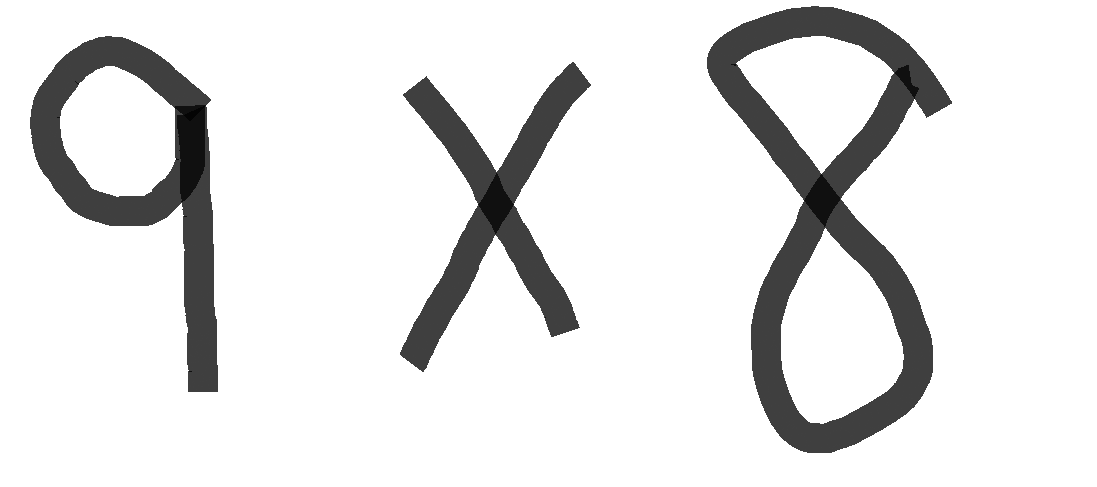
#> input picture Images/input_sample.png, 1097 x 487 px, found by its file name
$ jupyter execute --allow-errors main.ipynb
#> lines starting #> are read from the running program, lines starting #| are printed output that depends on the picture; after the words box and inside, x2 and y2 are one past the last pixel; in counts of white or black regions, pixels touching at a corner belong together
[cell 1]
import tensorflow as tf
import cv2
import numpy as np
import pytesseract
import os
import pickle
from PIL import Image

[cell 2]
img_height = 135
img_width = 155
batch_size = 32

#> (a cell that did not finish here is left out)

#> (a cell that did not finish here is left out)

[cell 5]
from tensorflow import keras
from tensorflow.keras import layers

[cell 6]
num_classes = 16

#> (a cell that did not finish here is left out)

#> (a cell that did not finish here is left out)

[cell 9]
epochs = 10

#> (the rest of this cell did not finish here and is left out)

#> (a cell that did not finish here is left out)

[cell 11]
# -----------------------------
image_path = "input_sample.png"
output_folder = "characters"
os.makedirs(output_folder, exist_ok=True)
resize_dim = (img_width, img_height)

# -----------------------------
# Step 1: Load & preprocess
# -----------------------------
img = cv2.imread(image_path, cv2.IMREAD_GRAYSCALE)
#> img is the input picture: shape (487, 1097); min 4, max 255, mean 228.3
if img is None:
    raise ValueError("Image not found. Check path.")

_, thresh = cv2.threshold(img, 0, 255, cv2.THRESH_BINARY_INV + cv2.THRESH_OTSU)
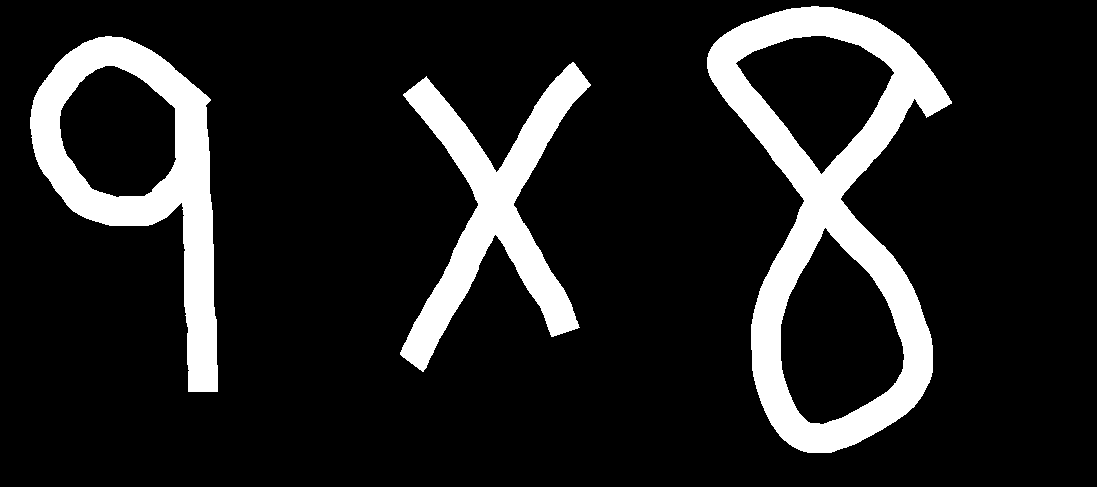
#> thresh: shape (487, 1097); 13.7% white; 3 white regions, box (x1, y1, x2, y2) and area: (707, 6, 952, 453) 34527, (30, 36, 218, 392) 20905, (400, 62, 591, 372) 17837

# Remove small noise
kernel = np.ones((2,2), np.uint8)
thresh = cv2.morphologyEx(thresh, cv2.MORPH_OPEN, kernel)
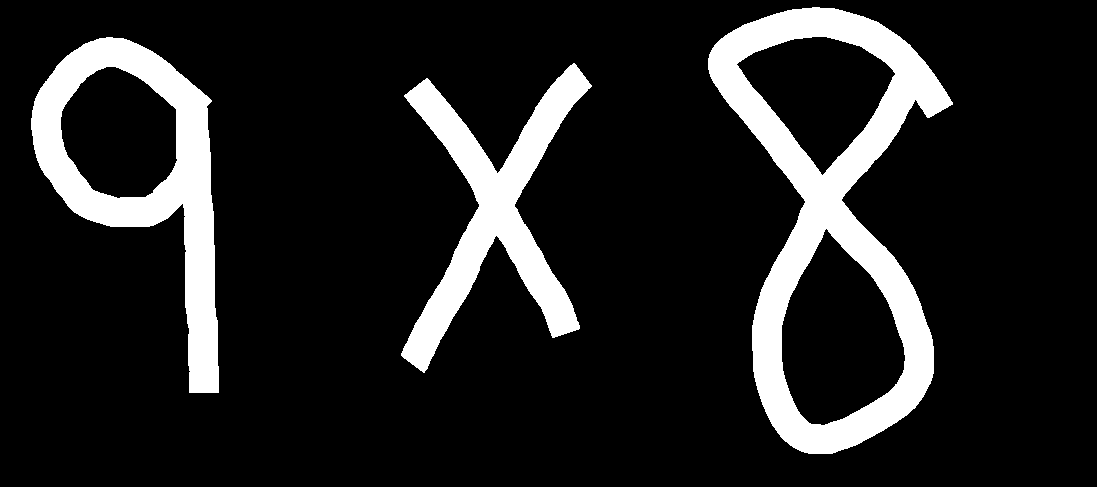
#> thresh: shape (487, 1097); 13.7% white; 3 white regions, box (x1, y1, x2, y2) and area: (708, 7, 953, 454) 34526, (31, 37, 219, 393) 20902, (401, 63, 592, 373) 17835

# -----------------------------
# Step 2: Horizontal dilation
# -----------------------------
# Connect vertically separated parts like ÷ or +, so they don't split
hor_kernel = np.ones((1, 5), np.uint8)
thresh_hor = cv2.dilate(thresh, hor_kernel, iterations=1)
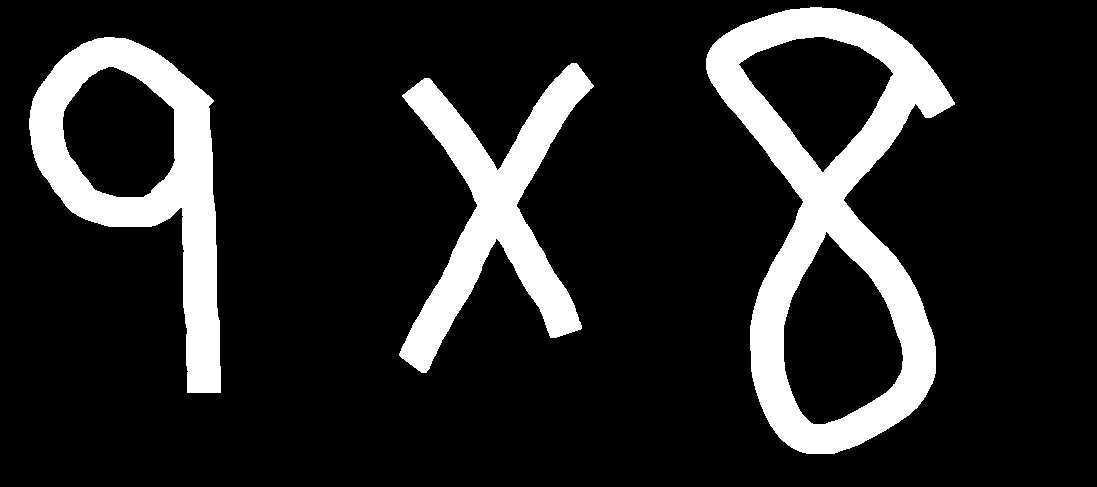
#> thresh_hor: shape (487, 1097); 15.1% white; 3 white regions, box (x1, y1, x2, y2) and area: (706, 7, 955, 454) 37707, (29, 37, 221, 393) 22935, (399, 63, 594, 373) 19854

# -----------------------------
# Step 3: Find vertical cuts (only between digits)
# -----------------------------
vertical_sum = np.sum(thresh_hor, axis=0)  # sum along rows
#> vertical_sum = 1097 values, max 80325 at index 188, min 0 at index 0, mean 18711.5
threshold = 5  # adjust depending on image

cuts = []
start = None
for i, val in enumerate(vertical_sum):
    if val > threshold and start is None:
        start = i
    elif val <= threshold and start is not None:
        end = i
        if end - start > 2:
            cuts.append((start, end))
        start = None
#> this loop made 1097 passes
#> val on passes 1 to 12: 0, 0, 0, 0, 0, 0, 0, 0, 0, 0, 0, 0
#> after the loop, cuts = [(29, 221), (399, 594), (706, 955)]; end = 955
if start is not None:
    cuts.append((start, len(vertical_sum)))

# -----------------------------
# Step 4: Crop & save each character
# -----------------------------
char_count = 0
for (x_start, x_end) in cuts:
    char_img = thresh[:, x_start:x_end]
    char_img = cv2.bitwise_not(char_img)

    # Maintain aspect ratio with padding
    h, w = char_img.shape

    # Create a square canvas with padding
    max_dim = max(h, w)
    square_img = np.ones((max_dim, max_dim), dtype=np.uint8) * 255  # white background

    # Center the character
    y_offset = (max_dim - h) // 2
    x_offset = (max_dim - w) // 2
    square_img[y_offset:y_offset+h, x_offset:x_offset+w] = char_img

    # Now resize the square to model dimensions
    char_img_resized = cv2.resize(square_img, (img_width, img_height))
    char_img_rgb = cv2.cvtColor(char_img_resized, cv2.COLOR_GRAY2RGB)

    char_count += 1
    cv2.imwrite(f"{output_folder}/char_{char_count}.png", char_img_rgb)
#> this loop made 3 passes
#> (x_start, x_end, w, x_offset) on passes 1 to 3: (29, 221, 192, 147), (399, 594, 195, 146), (706, 955, 249, 119)
#> pass 1, `char_img = thresh[:, x_start:x_end]`:
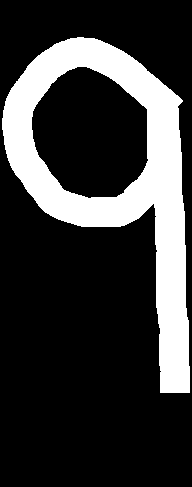
#> char_img: shape (487, 192); 22.4% white; 1 white region, box (x1, y1, x2, y2) and area: (2, 37, 190, 393) 20902
#> pass 1, `char_img_resized = cv2.resize(square_img, (img_width, img_height))`:
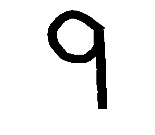
#> char_img_resized: shape (135, 155); min 0, max 255, mean 232.5
#> after the loop:
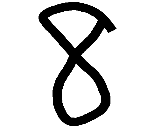
#> char_img_resized: shape (135, 155); min 0, max 255, mean 217.8
#> after the loop:
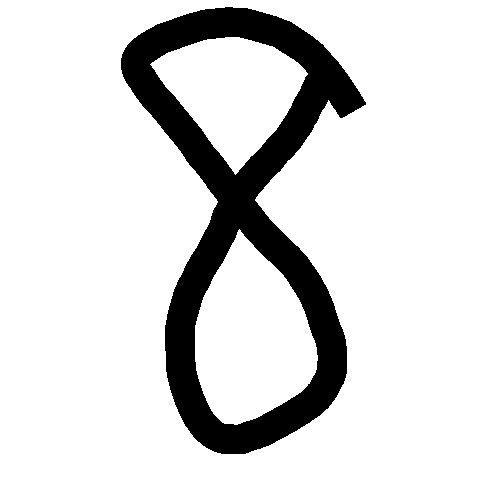
#> square_img: shape (487, 487); 85.4% white; 1 black region, box (x1, y1, x2, y2) and area: (121, 7, 366, 454) 34526
#> after the loop, char_count = 3

$ run again, with Images/char_3.png copied over Images/input_sample.png
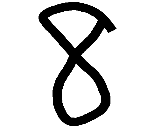
#> input picture Images/char_3.png, 155 x 135 px, found by its file name
#> img is the input picture: shape (135, 155); min 0, max 255, mean 217.8
#> `_, thresh = cv2.threshold(img, 0, 255, cv2.THRESH_BINARY_INV + cv2.THR..`:
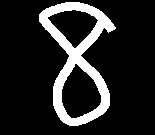
#> thresh: shape (135, 155); 14.6% white; 1 white region, box (x1, y1, x2, y2) and area: (39, 2, 116, 126) 3050
#> thresh_hor: shape (135, 155); 18.7% white; 1 white region, box (x1, y1, x2, y2) and area: (38, 3, 119, 127) 3920
#> vertical_sum = 155 values, max 22440 at index 64, min 0 at index 0, mean 6449
#> the loop `for i, val in enumerate(vertical_sum):` made 155 passes
#> (val, start) on pass 39: (2040, 38)
#> after the loop `for i, val in enumerate(vertical_sum):`: cuts = [(38, 119)]; end = 119
#> the loop `for (x_start, x_end) in cuts:` made 1 pass
#> (x_start, x_end, h, w, max_dim, y_offset, x_offset, char_count) on pass 1: (38, 119, 135, 81, 135, 0, 27, 1)
#> after the loop `for (x_start, x_end) in cuts:`:
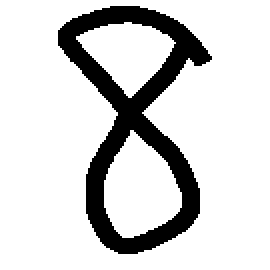
#> square_img: shape (135, 135) (shown 2 times larger); 83.3% white; 1 black region, box (x1, y1, x2, y2) and area: (29, 3, 106, 127) 3049
#> after the loop `for (x_start, x_end) in cuts:`: char_count = 1
